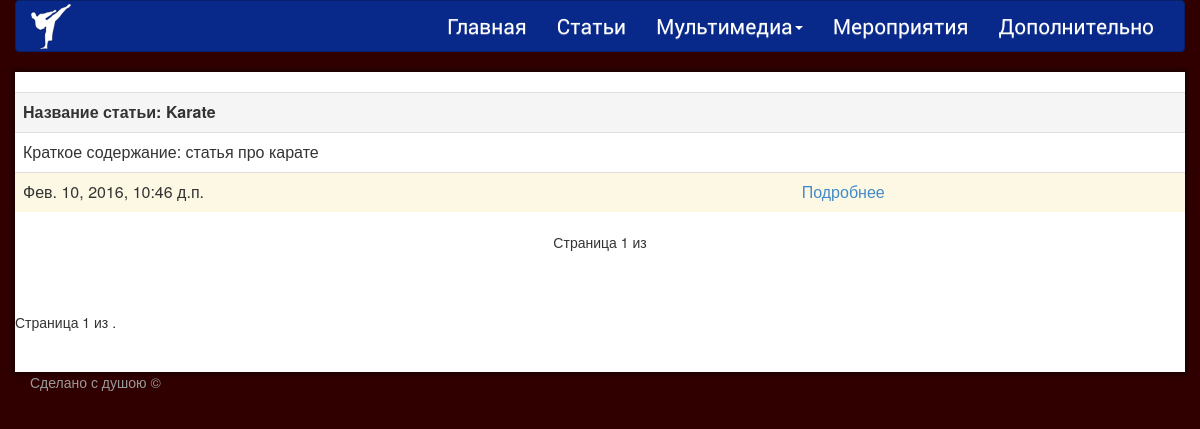
The page /articles/ on the database as committed earlier.
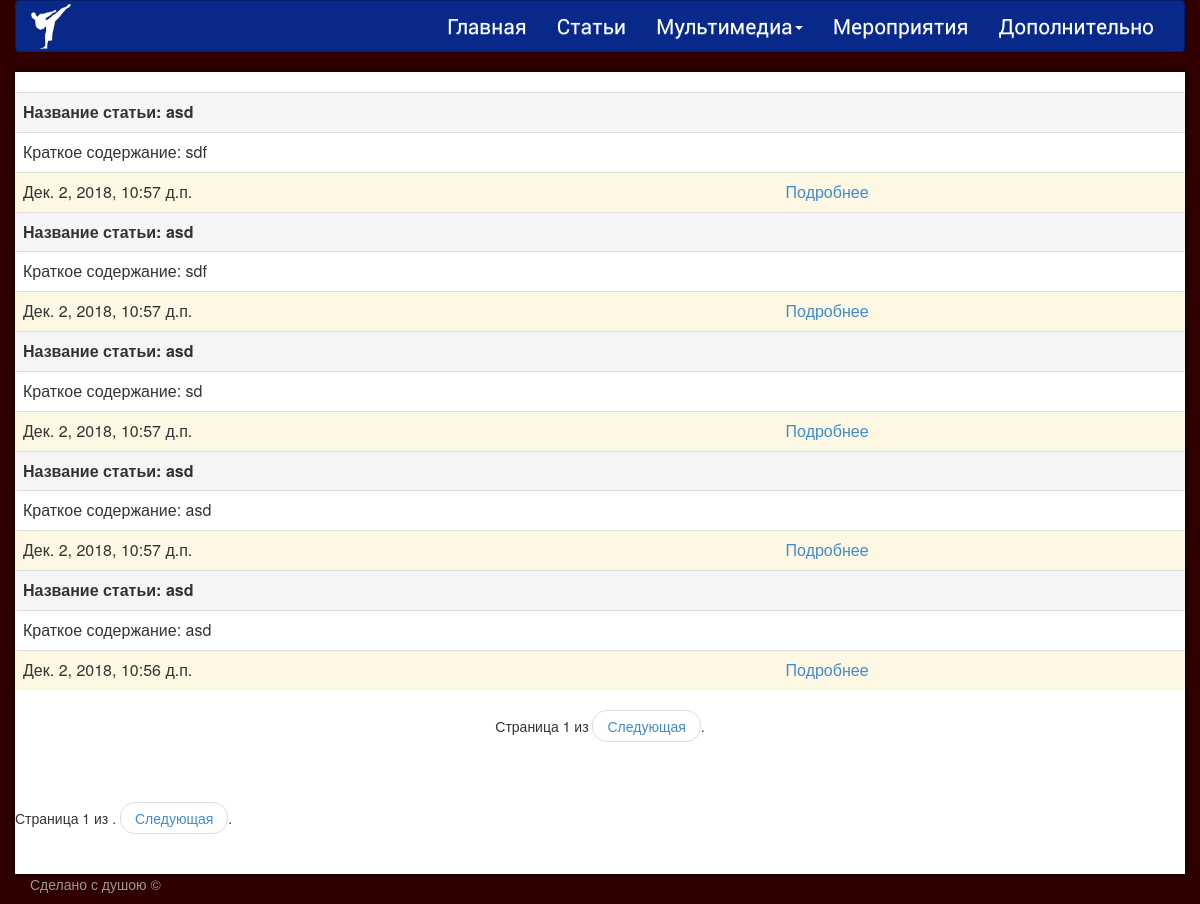
The same page on the database as committed later.
### karate/models.py (models this page shows, shortened)
class Articles(models.Model):
    name = models.CharField(max_length=100, verbose_name='Название')
    dc = models.DateTimeField(auto_now_add=True, verbose_name='Дата создания статьи')
    short_text = models.CharField(max_length=255, verbose_name='Краткое содержание')
    text = models.TextField(verbose_name='Текст статьи')
    class Meta:
        verbose_name = 'Статью'
        verbose_name_plural = 'Статьи'

### karate/views/articles.py (the view)
# urls.py: url(r'^articles/$', 'articles.lists_articles', name='article_list'),
def lists_articles(request):
    queryset = Articles.objects.order_by('-dc')
    paginator = Paginator(object_list=queryset, per_page=5)
    page = int(request.GET.get('page', 1))
    return render(request, template_name='karate/articles/article_list.html', context={
        'user': request.user,
        'page_obj': paginator.page(page),
    })

### karate/templates/karate/articles/article_list.html (shortened to what this page needs)
{% extends 'core/base.html' %}
{% block full_content %}
    <br>
    <table class="table table-responsive table-hover">
        {% for object in page_obj %}
            <tr>
                <th colspan="2" class="active">Название статьи: {{ object.name }}</th>
            </tr>
            <tr>
                <td colspan="2">Краткое содержание: {{ object.short_text }}</td>
            </tr>
            <tr class="warning">
                <td>{{ object.dc }}</td>
                <td><a href="{% url 'article-detail' object.pk %}">Подробнее</a></td>
            </tr>
        {% endfor %}
    </table>
    <ul class="pager">
        Страница {{ page_obj.number }} из {{ paginator.num_pages }}
        {% if page_obj.has_next %}
            <li><a href="?page={{ page_obj.next_page_number }}">Следующая</a>.</li>
        {% endif %}
    </ul>
    <span class="step-links">
    <div class="pagination">
        <ul class="pager">
            <span class="current">
                <li> Страница {{ page_obj.number }} из {{ paginator.num_pages }}.</li>
            </span>
            {% if page_obj.has_next %}
                <li>  <a href="?page={{ page_obj.next_page_number }}">Следующая</a>.</li>
            {% endif %}
         </ul>
    </div>
        </span>
{% endblock %}

### core/templates/core/base.html (shortened to what this page needs)
<html lang="ru">
<head>
    <link href="{{ STATIC_URL }}core/bootstrap/css/bootstrap.min.css" rel="stylesheet" type="text/css"/>
    <link href="{{ STATIC_URL }}core/bootstrap/css/bootstrap-theme.min.css" rel="stylesheet" type="text/css"/>
    <link href="{{ STATIC_URL }}core/css/main.css" rel="stylesheet" type="text/css">
</head>
<body>
<header>
    <div class="container">
        <div class="row">
            <nav class="navbar navbar-custom">
                <div class="container-fluid">
                    <div class="navbar-header">
                        <a href="#">
                            <img class="icons--gradient"
                                 src="{{ STATIC_URL }}core/images/karate-logo.svg"
                                 id="logo">
                        </a>
                    </div>
                    <div class="collapse navbar-collapse" id="menu">
                        <ul class="nav navbar-nav navbar-right">
                            <li><a href="{% url 'index' %}">Главная</a></li>
                            <li><a href="{% url 'article_list' %}">Статьи</a></li>
                            <li class="dropdown">
                                <a class="dropdown-toggle" data-toggle="dropdown" role="button">
                                    Мультимедиа<span class="caret"></span>
                                </a>
                            </li>
                            <li><a href="{% url 'plan_of_events_list' %}">Мероприятия</a></li>
                            <li><a href="{% url 'additionally' %}">Дополнительно</a></li>
                        </ul>
                    </div>
                </div>
            </nav>
        </div>
    </div>
</header>
<div id="background" class="container drop-shadow">
    {% block full_content %}
                {% if form_post %}
                        {% load crispy_forms_tags %}
                {% endif %}
    {% endblock full_content %}
</div>
{% load crispy_forms_tags %}
<footer class="footer">
    <div class="container">
        <p class="text-muted">Сделано с душою &copy;</p>
    </div>
</footer>
</body>
</html>

### core/static/core/css/main.css (style rules this page uses)
html { overflow-y: scroll; }
#logo { margin-top: 3px; width: 40px; }
.navbar-custom { background-color: #08298a; border-color: #06206b; }
.navbar-custom .navbar-nav > li > a { color: #ffffff; font-size: 1.5em; font-family: Roboto, serif; }
.navbar-custom .navbar-collapse, .navbar-custom .navbar-form { border-color: #061f68; }
.navbar-custom .navbar-nav > .dropdown > a .caret { border-top-color: #ffffff; border-bottom-color: #ffffff; }
@media (min-width: 992px) { .drop-shadow { -webkit-box-shadow: 0 0 5px 2px rgba(0, 0, 0, .5); box-shadow: 0 0 5px 2px rgba(0, 0, 0, .5); } }
@media (min-width: 992px) { .container.drop-shadow { padding-left: 0; padding-right: 0; } }

### core/templates/core/base.html (style rules this page uses)
body { background-color: #300000; }
#background { background-color: #FFFFFF; }

Rows that differ between the two databases and show on the page:
no longer on this page (row unchanged): Articles: name "Karate", short_text "статья про карате", dc "Фев. 10, 2016, 10:46 д.п."
added Articles: name "asd", short_text "sdf", dc "Дек. 2, 2018, 10:57 д.п."
added Articles: name "asd", short_text "sdf", dc "Дек. 2, 2018, 10:57 д.п."
added Articles: name "asd", short_text "sd", dc "Дек. 2, 2018, 10:57 д.п."
added Articles: name "asd", short_text "asd", dc "Дек. 2, 2018, 10:57 д.п."
added Articles: name "asd", short_text "asd", dc "Дек. 2, 2018, 10:56 д.п."
Other text that changed with them:
text now shown: "Следующая . Следующая ."
